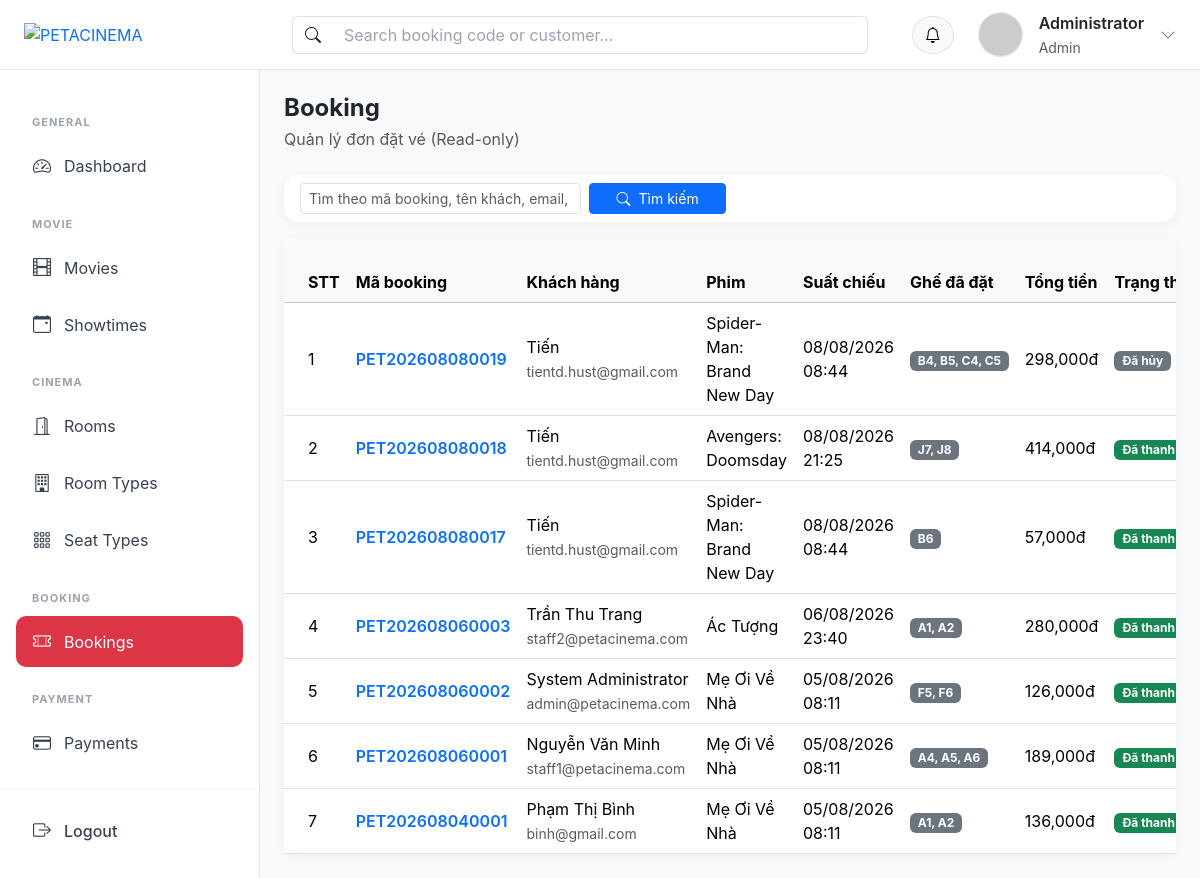
Page /?action=booking_list (signed in) on the committed database.
### tables this page shows
CREATE TABLE `bookings` (
  `id` int NOT NULL,
  `booking_code` varchar(30) DEFAULT NULL,
  `user_id` int NOT NULL,
  `showtime_id` int NOT NULL,
  `payment_id` int DEFAULT NULL,
  `total_amount` decimal(10,2) DEFAULT NULL,
  `status` enum('pending','paid','cancelled') DEFAULT 'pending',
  `created_at` timestamp NULL DEFAULT CURRENT_TIMESTAMP,
  `checkin_status` varchar(20) NOT NULL DEFAULT 'pending',
  `checked_in_at` datetime DEFAULT NULL,
  `checked_in_by` int DEFAULT NULL
);

CREATE TABLE `users` (
  `id` int NOT NULL,
  `fullname` varchar(255) NOT NULL,
  `email` varchar(255) NOT NULL,
  `password` varchar(255) NOT NULL,
  `role` enum('user','staff','admin') DEFAULT 'user',
  `status` enum('active','inactive','banned') DEFAULT 'active',
  `created_at` timestamp NULL DEFAULT CURRENT_TIMESTAMP
);

CREATE TABLE `movies` (
  `id` int NOT NULL,
  `title` varchar(255) NOT NULL,
  `genres` varchar(255) DEFAULT NULL,
  `duration` int NOT NULL,
  `description` text,
  `trailer` varchar(255) DEFAULT NULL,
  `poster` varchar(255) DEFAULT NULL,
  `release_date` date DEFAULT NULL,
  `language` varchar(100) DEFAULT NULL,
  `director` varchar(255) DEFAULT NULL,
  `actors` text,
  `age_rating` varchar(20) DEFAULT NULL,
  `status` enum('coming_soon','now_showing','ended') DEFAULT 'coming_soon'
);

CREATE TABLE `showtimes` (
  `id` int NOT NULL,
  `movie_id` int NOT NULL,
  `room_id` int NOT NULL,
  `start_time` datetime NOT NULL,
  `end_time` datetime NOT NULL,
  `base_price` decimal(10,2) NOT NULL
);

### controllers/BookingController.php (called while the page is built, shortened)
<?php
class BookingController
{
    public function list()
    {
        $keyword = trim($_GET['keyword'] ?? '');
        $bookingModel = new BookingModel();
        $bookings = $bookingModel->searchAndFilter($keyword);
        require_once PATH_VIEW . 'admin/layout/layout.php';
    }
}

### index.php (called while the page is built, shortened)
<?php
spl_autoload_register(function ($class) {
    $fileName = "$class.php";
    $fileModel              = PATH_MODEL . $fileName;
});
require_once './routes/index.php';

### models/BaseModel.php (called while the page is built, shortened)
<?php
class BaseModel
{
    public function __construct()
    {
        $dsn = sprintf('mysql:host=%s;port=%s;dbname=%s;charset=utf8', DB_HOST, DB_PORT, DB_NAME);
        try {
            $this->pdo = new PDO($dsn, DB_USERNAME, DB_PASSWORD, DB_OPTIONS);
        } catch (PDOException $e) {
            die("Kết nối cơ sở dữ liệu thất bại: {$e->getMessage()}. Vui lòng thử lại sau.");
        }
    }
}

### models/BookingModel.php (called while the page is built, shortened)
<?php
class BookingModel extends BaseModel
{
    protected $table = "bookings";
    public function searchAndFilter($keyword = null)
    {
        $sql = "SELECT b.*,
                       u.fullname AS customer_name,
                       u.email AS customer_email,
                       m.title AS movie_title,
                       st.start_time,
                       st.end_time,
                       r.name AS room_name,
                       GROUP_CONCAT(
                           DISTINCT se.seat_number
                           ORDER BY se.row_char, se.col_num
                           SEPARATOR ', '
                       ) AS seat_numbers
                FROM {$this->table} b
                JOIN users u ON u.id = b.user_id
                JOIN showtimes st ON st.id = b.showtime_id
                JOIN movies m ON m.id = st.movie_id
                LEFT JOIN rooms r ON r.id = st.room_id
                LEFT JOIN tickets t ON t.booking_id = b.id
                LEFT JOIN seats se ON se.id = t.seat_id
                WHERE 1=1";
        $sql .= " GROUP BY b.id, u.fullname, u.email, m.title, st.start_time, st.end_time, r.name";
        $sql .= " ORDER BY b.id DESC";
        $stmt = $this->pdo->prepare($sql);
        $stmt->execute();
        return $stmt->fetchAll();
    }
}

### views/admin/booking/list.php (the view, shortened to what this page needs)
<div class="d-flex align-items-center justify-content-between mb-4">
    <div>
        <h4 class="fw-bold mb-1">Booking</h4>
        <p class="text-muted mb-0">Quản lý đơn đặt vé (Read-only)</p>
    </div>
</div>
<?php
$keyword = $_GET['keyword'] ?? '';
?>
<div class="card mb-3">
    <div class="card-body py-2">
        <form method="GET" action="" class="row g-2 align-items-center">
            <div class="col-md-4">
                <input type="text" name="keyword" class="form-control form-control-sm" placeholder="Tìm theo mã booking, tên khách, email, ghế..." value="<?= htmlspecialchars($keyword) ?>">
            </div>
            <div class="col-md-2">
                <button type="submit" class="btn btn-sm btn-primary w-100">
                    <i class="bi bi-search me-1"></i> Tìm kiếm
                </button>
            </div>
        </form>
    </div>
</div>
<div class="card">
    <div class="card-body p-0">
        <div class="table-responsive">
            <table class="table table-hover align-middle mb-0">
                <thead class="table-light">
                    <tr>
                        <th class="ps-4">STT</th>
                        <th>Mã booking</th>
                        <th>Khách hàng</th>
                        <th>Phim</th>
                        <th>Suất chiếu</th>
                        <th>Ghế đã đặt</th>
                        <th>Tổng tiền</th>
                        <th>Trạng thái</th>
                    </tr>
                </thead>
                <tbody>
                    <?php if (!empty($bookings)) : ?>
                            <?php $stt = 1; ?>
                            <?php foreach ($bookings as $booking) : ?>
                            <?php
                            $statusClass = match ($booking['status']) {
                                'pending'   => 'bg-warning text-dark',
                                'paid'      => 'bg-success',
                                'cancelled' => 'bg-secondary',
                                default     => 'bg-dark',
                            };
                            $statusLabel = match ($booking['status']) {
                                'pending'   => 'Chờ xử lý',
                                'paid'      => 'Đã thanh toán',
                                'cancelled' => 'Đã hủy',
                                default     => 'Không xác định',
                            };
                            ?>
                            <tr>
                                <td class="ps-4"><?= $stt++ ?></td>
                                <td class="fw-semibold text-primary"><?= htmlspecialchars($booking['booking_code']) ?></td>
                                <td>
                                    <?= htmlspecialchars($booking['customer_name']) ?>
                                    <br>
                                    <small class="text-muted"><?= htmlspecialchars($booking['customer_email']) ?></small>
                                </td>
                                <td><?= htmlspecialchars($booking['movie_title']) ?></td>
                                <td><?= date('d/m/Y H:i', strtotime($booking['start_time'])) ?></td>
                                <td>
                                    <?php if (!empty($booking['seat_numbers'])): ?>
                                        <span class="badge text-bg-secondary"><?= htmlspecialchars($booking['seat_numbers']) ?></span>
                                    <?php else: ?>
                                        <span class="text-muted small">Chưa xếp ghế</span>
                                    <?php endif; ?>
                                </td>
                                <td><?= number_format((float) $booking['total_amount']) ?>đ</td>
                                <td>
                                    <span class="badge <?= $statusClass ?>"><?= $statusLabel ?></span>
                                </td>
                            </tr>
                        <?php endforeach; ?>
                    <?php endif; ?>
                </tbody>
            </table>
        </div>
    </div>
</div>

### assets/css/admin.css (style rules this page uses)
:root { --header-height: 70px; --sidebar-width: 260px; }
body { margin: 0; background: #f8f9fa; font-family: "Inter", -apple-system, BlinkMacSystemFont, "Segoe UI", Roboto, sans-serif; min-height: 100vh; }
.content .table-responsive { width: 100%; overflow-x: auto; }
.card { border: none; border-radius: 14px; box-shadow: 0 2px 10px rgba(0, 0, 0, 0.05); }

### rows in the picture
bookings: booking_code "PET202608080019", user.fullname "Tiến", user.email "tientd.hust@gmail.com", movies.title "Spider-Man: Brand New Day", showtime.start_time "08/08/2026 08:44", seat_numbers "B4, B5, C4, C5", total_amount "298,000", status "Đã hủy"
bookings: booking_code "PET202608080018", user.fullname "Tiến", user.email "tientd.hust@gmail.com", movies.title "Avengers: Doomsday", showtime.start_time "08/08/2026 21:25", seat_numbers "J7, J8", total_amount "414,000", status "Đã thanh…"
bookings: booking_code "PET202608080017", user.fullname "Tiến", user.email "tientd.hust@gmail.com", movies.title "Spider-Man: Brand New Day", showtime.start_time "08/08/2026 08:44", seat_numbers "B6", total_amount "57,000", status "Đã thanh…"
bookings: booking_code "PET202608060003", user.fullname "Trần Thu Trang", user.email "staff2@petacinema.com", movies.title "Ác Tượng", showtime.start_time "06/08/2026 23:40", seat_numbers "A1, A2", total_amount "280,000", status "Đã thanh…"
bookings: booking_code "PET202608060002", user.fullname "System Administrator", user.email "admin@petacinema.com", movies.title "Mẹ Ơi Về Nhà", showtime.start_time "05/08/2026 08:11", seat_numbers "F5, F6", total_amount "126,000", status "Đã thanh…"
bookings: booking_code "PET202608060001", user.fullname "Nguyễn Văn Minh", user.email "staff1@petacinema.com", movies.title "Mẹ Ơi Về Nhà", showtime.start_time "05/08/2026 08:11", seat_numbers "A4, A5, A6", total_amount "189,000", status "Đã thanh…"
bookings: booking_code "PET202608040001", user.fullname "Phạm Thị Bình", user.email "binh@gmail.com", movies.title "Mẹ Ơi Về Nhà", showtime.start_time "05/08/2026 08:11", seat_numbers "A1, A2", total_amount "136,000", status "Đã thanh…"

### other values in the picture
$user['fullname'] "Administrator"
$user['role'] "Admin"
